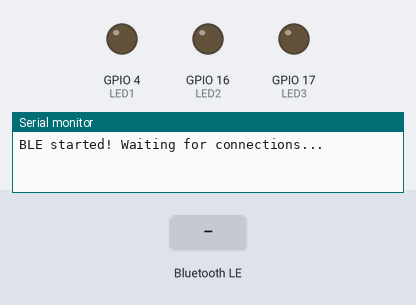
This sketch was run on a simulated ESP32. Parts: output pins drawn as LEDs (lit = HIGH), the last lines printed to the serial monitor. The inputs (shaded band) are chosen by the test bench. Nothing arrives over Bluetooth unless stated; a phone connects over Bluetooth LE 3 s after start.

Above: at 1.2 s.
1.3 s: Bluetooth LE write "1" received
At 2.5 s:
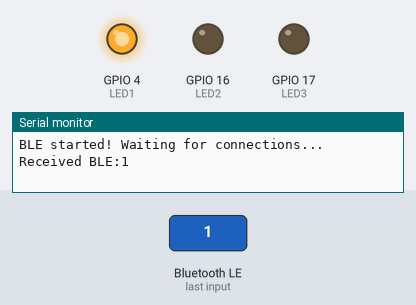
2.8 s: Bluetooth LE write "2" received
At 3.9 s:
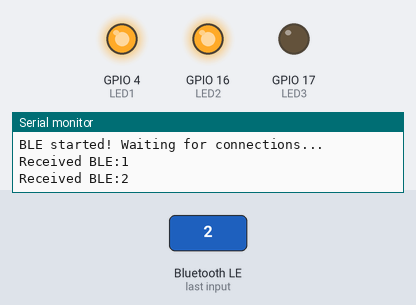
4.3 s: Bluetooth LE write "3" received
At 5.0 s:
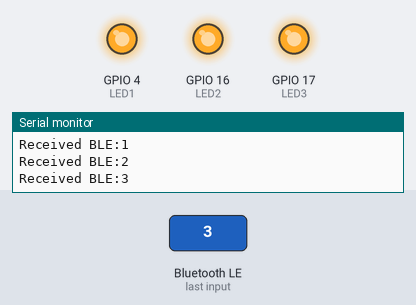
5.8 s: Bluetooth LE write "1" received
At 6.2 s:
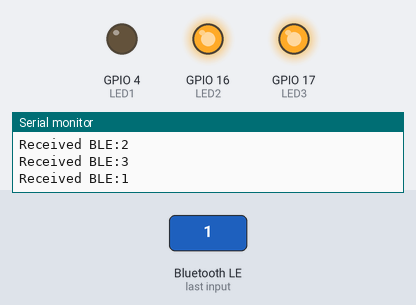
7.3 s: Bluetooth LE write "2" received
At 8.5 s:
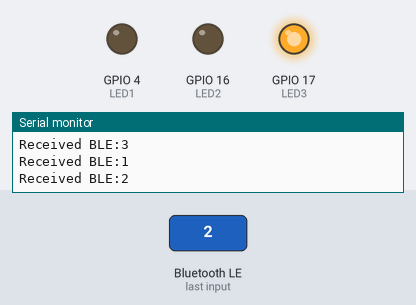
Timing chart, 0 to 9.8 s (numbered marks = the images above; inputs shaded):
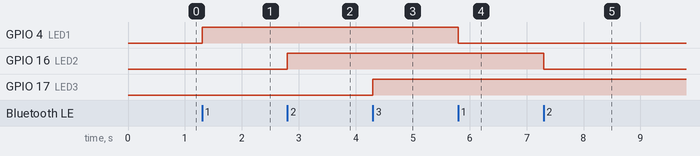

The sketch:

esp32_ble1.ino
```cpp
#include <BLEDevice.h>
#include <BLEUtils.h>
#include <BLEServer.h>

#define LED1 4
#define LED2 16
#define LED3 17

#define SERVICE_UUID           "12345678-1234-1234-1234-1234567890ab"
#define CHAR_READ_UUID         "12345678-1234-1234-1234-1234567890ac"
#define CHAR_WRITE_UUID        "12345678-1234-1234-1234-1234567890ad"

BLECharacteristic *readChar;
BLECharacteristic *writeChar;

class LEDWriteCallback : public BLECharacteristicCallbacks {
  void onWrite(BLECharacteristic *pCharacteristic) {
    std::string value = std::string(pCharacteristic->getValue().c_str());

    if (value.length() > 0) {
      char cmd = value[0];

      // Điều khiển LED tương ứng
      if (cmd == '1') digitalWrite(LED1, !digitalRead(LED1));
      if (cmd == '2') digitalWrite(LED2, !digitalRead(LED2));
      if (cmd == '3') digitalWrite(LED3, !digitalRead(LED3));

      Serial.print("Received BLE:");
      Serial.println(cmd);
    }
  }
};

void setup() {
  Serial.begin(115200);

  // Setup GPIO
  pinMode(LED1, OUTPUT);
  pinMode(LED2, OUTPUT);
  pinMode(LED3, OUTPUT);

  digitalWrite(LED1, LOW);
  digitalWrite(LED2, LOW);
  digitalWrite(LED3, LOW);

  // BLE Setup
  BLEDevice::init("ESP32_BLE");
  BLEServer *server = BLEDevice::createServer();

  BLEService *service = server->createService(SERVICE_UUID);

  // Characteristic READ (xem trạng thái LED)
  readChar = service->createCharacteristic(
               CHAR_READ_UUID,
               BLECharacteristic::PROPERTY_READ
             );

  // Characteristic WRITE (điều khiển LED)
  writeChar = service->createCharacteristic(
                CHAR_WRITE_UUID,
                BLECharacteristic::PROPERTY_WRITE
              );

  writeChar->setCallbacks(new LEDWriteCallback());

  service->start();

  // Bật quảng bá BLE
  BLEAdvertising *advertising = BLEDevice::getAdvertising();
  advertising->addServiceUUID(SERVICE_UUID);
  BLEDevice::startAdvertising();

  Serial.println("BLE started! Waiting for connections...");
}

void loop() {
  // Luôn cập nhật trạng thái LED để app đọc được
  String state =
      String(digitalRead(LED1)) + "," +
      String(digitalRead(LED2)) + "," +
      String(digitalRead(LED3));

  readChar->setValue(state.c_str());
  delay(200);
}
```

Measured:
- after the input at 1.3 s, GPIO 4 (LED1): LOW → HIGH at once
- after the input at 2.8 s, GPIO 16 (LED2): LOW → HIGH at once
- after the input at 4.3 s, GPIO 17 (LED3): LOW → HIGH at once
- after the input at 5.8 s, GPIO 4 (LED1): HIGH → LOW at once
- after the input at 7.3 s, GPIO 16 (LED2): HIGH → LOW at once
